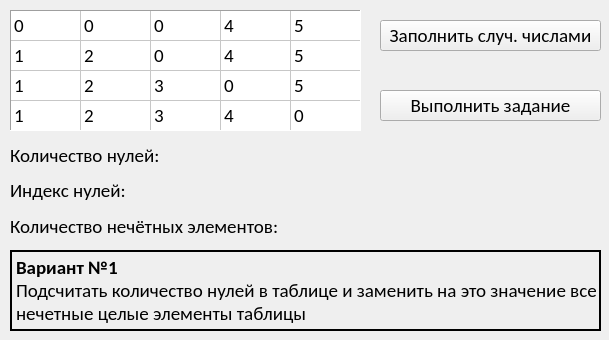
<?xml version="1.0" encoding="UTF-8"?>
<ui version="4.0">
    <class>Form</class>
    <widget class="QWidget" name="Form">
        <property name="windowModality">
            <enum>Qt::NonModal</enum>
        </property>
        <property name="geometry">
            <rect>
                <x>0</x>
                <y>0</y>
                <width>609</width>
                <height>340</height>
            </rect>
        </property>
        <property name="sizePolicy">
            <sizepolicy hsizetype="Fixed" vsizetype="Fixed">
                <horstretch>0</horstretch>
                <verstretch>0</verstretch>
            </sizepolicy>
        </property>
        <property name="minimumSize">
            <size>
                <width>609</width>
                <height>340</height>
            </size>
        </property>
        <property name="maximumSize">
            <size>
                <width>609</width>
                <height>340</height>
            </size>
        </property>
        <property name="font">
            <font>
                <family>Calibri</family>
                <pointsize>14</pointsize>
            </font>
        </property>
        <property name="windowTitle">
            <string>Table-Array PyQt5</string>
        </property>
        <property name="windowIcon">
            <iconset>
                <normaloff>logo.png</normaloff>logo.png
            </iconset>
        </property>
        <property name="toolTip">
            <string notr="true"/>
        </property>
        <property name="accessibleName">
            <string notr="true"/>
        </property>
        <property name="accessibleDescription">
            <string notr="true"/>
        </property>
        <property name="locale">
            <locale language="Russian" country="Russia"/>
        </property>
        <widget class="QPushButton" name="pushButton_fill">
            <property name="geometry">
                <rect>
                    <x>380</x>
                    <y>20</y>
                    <width>221</width>
                    <height>31</height>
                </rect>
            </property>
            <property name="font">
                <font>
                    <family>Calibri</family>
                    <pointsize>14</pointsize>
                </font>
            </property>
            <property name="text">
                <string>Заполнить случ. числами</string>
            </property>
        </widget>
        <widget class="QPushButton" name="pushButton_execute">
            <property name="geometry">
                <rect>
                    <x>380</x>
                    <y>90</y>
                    <width>221</width>
                    <height>31</height>
                </rect>
            </property>
            <property name="font">
                <font>
                    <family>Calibri</family>
                    <pointsize>14</pointsize>
                    <weight>50</weight>
                    <bold>false</bold>
                </font>
            </property>
            <property name="text">
                <string>Выполнить задание</string>
            </property>
        </widget>
        <widget class="QLabel" name="label_task">
            <property name="geometry">
                <rect>
                    <x>10</x>
                    <y>250</y>
                    <width>591</width>
                    <height>81</height>
                </rect>
            </property>
            <property name="styleSheet">
                <string notr="true">border : 2px solid black;</string>
            </property>
            <property name="text">
                <string>&lt;html&gt;&lt;head/&gt;&lt;body&gt;&lt;p&gt;&lt;span style=&quot; font-weight:600;&quot;&gt;Вариант
                    №1&lt;/span&gt;&lt;br/&gt;Подсчитать количество нулей в таблице и заменить на это значение все&lt;br/&gt;нечетные
                    целые элементы таблицы&lt;/p&gt;&lt;/body&gt;&lt;/html&gt;
                </string>
            </property>
        </widget>
        <widget class="QTableWidget" name="tableWidget">
            <property name="geometry">
                <rect>
                    <x>10</x>
                    <y>10</y>
                    <width>351</width>
                    <height>121</height>
                </rect>
            </property>
            <property name="sizePolicy">
                <sizepolicy hsizetype="Fixed" vsizetype="Fixed">
                    <horstretch>0</horstretch>
                    <verstretch>0</verstretch>
                </sizepolicy>
            </property>
            <property name="font">
                <font>
                    <family>Calibri</family>
                    <pointsize>14</pointsize>
                </font>
            </property>
            <property name="focusPolicy">
                <enum>Qt::ClickFocus</enum>
            </property>
            <property name="frameShape">
                <enum>QFrame::Panel</enum>
            </property>
            <property name="verticalScrollBarPolicy">
                <enum>Qt::ScrollBarAlwaysOff</enum>
            </property>
            <property name="horizontalScrollBarPolicy">
                <enum>Qt::ScrollBarAlwaysOff</enum>
            </property>
            <property name="sizeAdjustPolicy">
                <enum>QAbstractScrollArea::AdjustToContents</enum>
            </property>
            <property name="autoScroll">
                <bool>false</bool>
            </property>
            <property name="selectionMode">
                <enum>QAbstractItemView::SingleSelection</enum>
            </property>
            <attribute name="horizontalHeaderVisible">
                <bool>false</bool>
            </attribute>
            <attribute name="horizontalHeaderMinimumSectionSize">
                <number>70</number>
            </attribute>
            <attribute name="horizontalHeaderDefaultSectionSize">
                <number>70</number>
            </attribute>
            <attribute name="verticalHeaderVisible">
                <bool>false</bool>
            </attribute>
            <attribute name="verticalHeaderCascadingSectionResizes">
                <bool>false</bool>
            </attribute>
            <attribute name="verticalHeaderMinimumSectionSize">
                <number>30</number>
            </attribute>
            <attribute name="verticalHeaderDefaultSectionSize">
                <number>30</number>
            </attribute>
            <row>
                <property name="text">
                    <string>1</string>
                </property>
            </row>
            <row>
                <property name="text">
                    <string>2</string>
                </property>
            </row>
            <row>
                <property name="text">
                    <string>3</string>
                </property>
            </row>
            <row>
                <property name="text">
                    <string>4</string>
                </property>
            </row>
            <column>
                <property name="text">
                    <string>1</string>
                </property>
            </column>
            <column>
                <property name="text">
                    <string>2</string>
                </property>
            </column>
            <column>
                <property name="text">
                    <string>3</string>
                </property>
            </column>
            <column>
                <property name="text">
                    <string>4</string>
                </property>
            </column>
            <column>
                <property name="text">
                    <string>5</string>
                </property>
            </column>
            <item row="0" column="0">
                <property name="text">
                    <string>0</string>
                </property>
            </item>
            <item row="0" column="1">
                <property name="text">
                    <string>0</string>
                </property>
            </item>
            <item row="0" column="2">
                <property name="text">
                    <string>0</string>
                </property>
            </item>
            <item row="0" column="3">
                <property name="text">
                    <string>4</string>
                </property>
            </item>
            <item row="0" column="4">
                <property name="text">
                    <string>5</string>
                </property>
            </item>
            <item row="1" column="0">
                <property name="text">
                    <string>1</string>
                </property>
            </item>
            <item row="1" column="1">
                <property name="text">
                    <string>2</string>
                </property>
            </item>
            <item row="1" column="2">
                <property name="text">
                    <string>0</string>
                </property>
            </item>
            <item row="1" column="3">
                <property name="text">
                    <string>4</string>
                </property>
            </item>
            <item row="1" column="4">
                <property name="text">
                    <string>5</string>
                </property>
            </item>
            <item row="2" column="0">
                <property name="text">
                    <string>1</string>
                </property>
            </item>
            <item row="2" column="1">
                <property name="text">
                    <string>2</string>
                </property>
            </item>
            <item row="2" column="2">
                <property name="text">
                    <string>3</string>
                </property>
            </item>
            <item row="2" column="3">
                <property name="text">
                    <string>0</string>
                </property>
            </item>
            <item row="2" column="4">
                <property name="text">
                    <string>5</string>
                </property>
            </item>
            <item row="3" column="0">
                <property name="text">
                    <string>1</string>
                </property>
            </item>
            <item row="3" column="1">
                <property name="text">
                    <string>2</string>
                </property>
            </item>
            <item row="3" column="2">
                <property name="text">
                    <string>3</string>
                </property>
            </item>
            <item row="3" column="3">
                <property name="text">
                    <string>4</string>
                </property>
            </item>
            <item row="3" column="4">
                <property name="text">
                    <string>0</string>
                </property>
            </item>
        </widget>
        <widget class="QWidget" name="horizontalLayoutWidget">
            <property name="geometry">
                <rect>
                    <x>10</x>
                    <y>140</y>
                    <width>591</width>
                    <height>101</height>
                </rect>
            </property>
            <layout class="QHBoxLayout" name="horizontalLayout">
                <item>
                    <layout class="QVBoxLayout" name="verticalLayout">
                        <item>
                            <widget class="QLabel" name="label_zero_amount">
                                <property name="text">
                                    <string>Количество нулей:</string>
                                </property>
                            </widget>
                        </item>
                        <item>
                            <widget class="QLabel" name="label_zero_index">
                                <property name="text">
                                    <string>Индекс нулей:</string>
                                </property>
                            </widget>
                        </item>
                        <item>
                            <widget class="QLabel" name="label_odds">
                                <property name="text">
                                    <string>Количество нечётных элементов:</string>
                                </property>
                            </widget>
                        </item>
                    </layout>
                </item>
                <item>
                    <widget class="QLabel" name="label_status">
                        <property name="font">
                            <font>
                                <family>Calibri</family>
                                <pointsize>14</pointsize>
                                <weight>75</weight>
                                <bold>true</bold>
                            </font>
                        </property>
                        <property name="styleSheet">
                            <string notr="true">color: red;</string>
                        </property>
                        <property name="text">
                            <string>&lt;html&gt;&lt;head/&gt;&lt;body&gt;&lt;p&gt;&lt;br/&gt;&lt;/p&gt;&lt;/body&gt;&lt;/html&gt;</string>
                        </property>
                    </widget>
                </item>
            </layout>
        </widget>
    </widget>
    <resources/>
    <connections/>
</ui>
